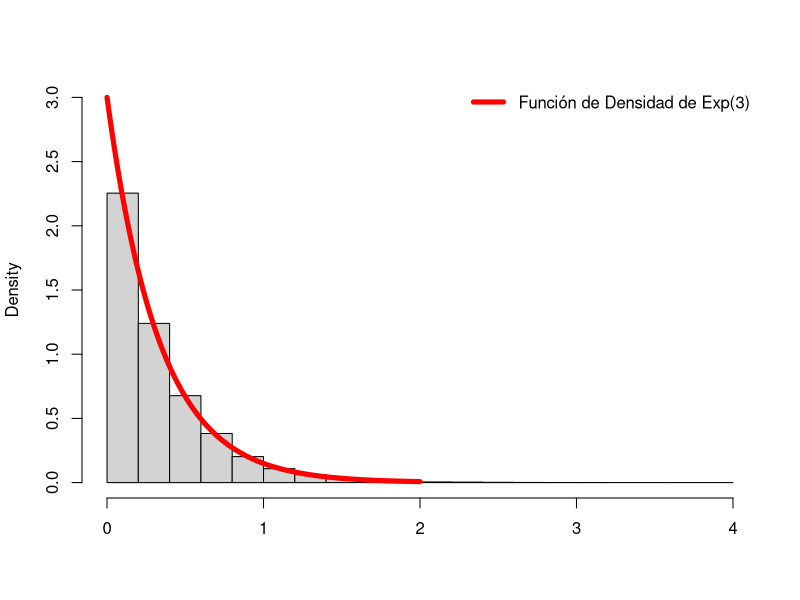
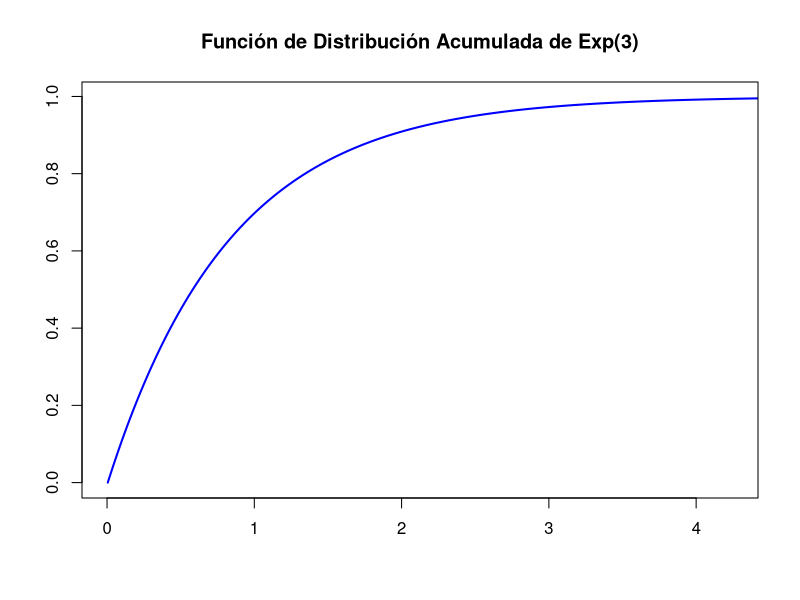

These charts were generated, in order, by the following R code:
## ---- chunk 1
knitr::opts_chunk$set(echo = TRUE)
## ---- chunk 2
lam = 3
x = seq(0, 2, length = 1000)

hist(rexp(100000, rate = lam), freq = FALSE, ylim = c(0,3), main = NULL, xlab = '')
lines(x, dexp(x, rate = lam), type = 'l', col = 'red', lwd = 5)
legend("topright", 
       col = c("red"), 
       legend=c("Función de Densidad de Exp(3)"), 
       lwd=5, 
       bty="n"
       )

plot(pexp(q = x, rate = lam), type = 'l', xaxt = 'n', xlim = c(0,850), lwd = 2, col = 'blue', 
     main = "Función de Distribución Acumulada de Exp(3)",
     xlab = '',
     ylab = '')
axis(1, at = c(0,200,400,600,800), labels = c('0','1','2','3','4'))

qexp(0.25, rate = lam)
qexp(0.50, rate = lam)
qexp(0.75, rate = lam)
## ---- chunk 3
Sys.setenv(RETICULATE_PYTHON = "/Python38")
